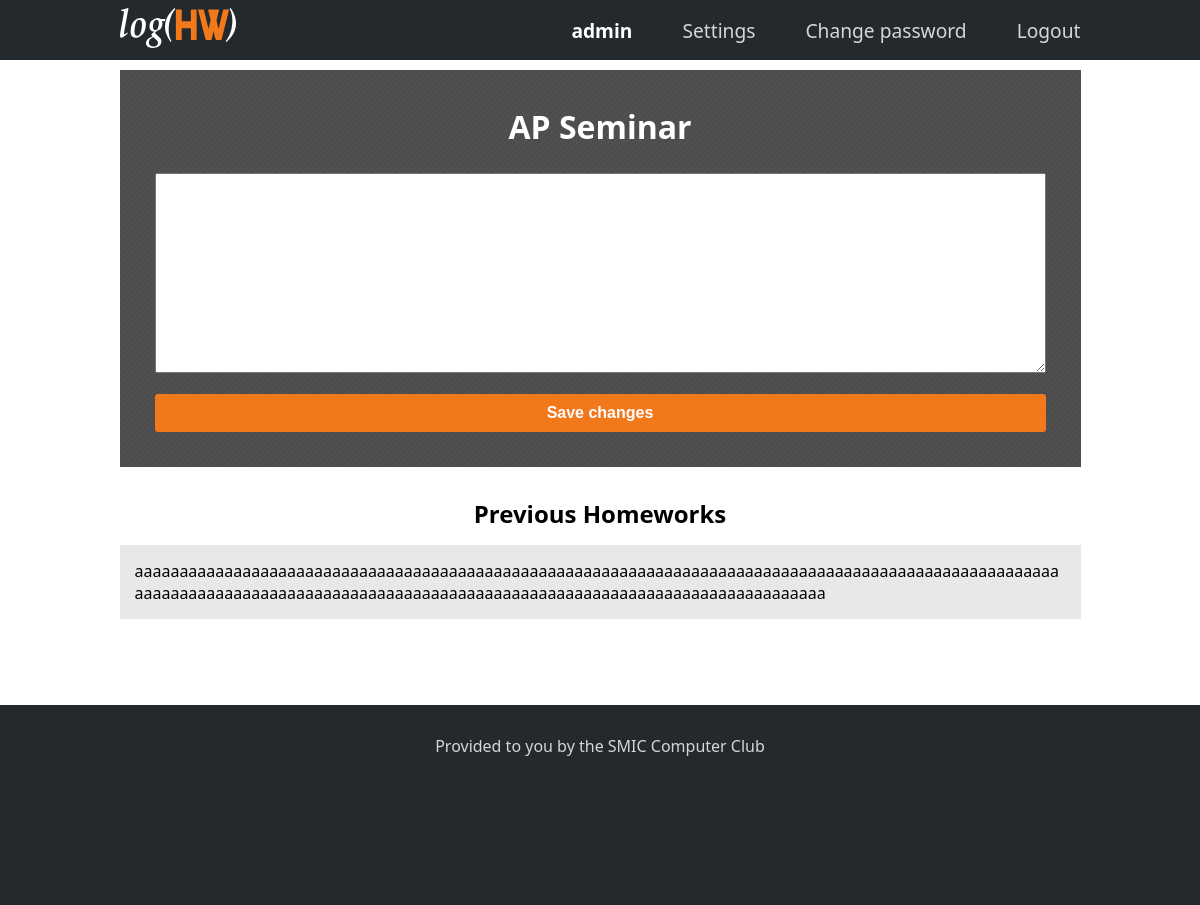
/log/5/ (signed in), run on the app's committed database.
### log/models.py (models this page shows, shortened)
class Course(models.Model):
    course_name = models.CharField(max_length=50)
    students = models.ManyToManyField(User, related_name='courses_joined', blank=True) #creates relationship between the user and course

class Homework(models.Model):
    course = models.ForeignKey(Course, on_delete=models.CASCADE,null=True, blank=True)
    hw_text = models.CharField(max_length=200)
    pub_date = models.DateTimeField('date published')

### log/views.py (the view)
# urls.py: url(r'^(?P<course_id>[0-9]+)/$', views.detail, name='detail'),
def detail(request, course_id): #page to edit hw
    course = get_object_or_404(Course, pk=course_id)
    if request.method == 'POST':
        form = ChangeHWForm(request.POST)
        if form.is_valid():
            course.homework_set.create(hw_text=form.cleaned_data['hw_text'], pub_date=timezone.now())
            return redirect('home')
    else:
        form = ChangeHWForm({'hw':course.get_latest_hw})
    return render(request, 'detail.html', {'form': form,
                                            'course': course,
                                            'latest_hw_list': course.homework_set.order_by('-pub_date')[:5]})

### log/forms.py
class ChangeHWForm(forms.Form): #form to edit hw of a class
    hw_text = forms.CharField(widget=forms.Textarea(attrs={'maxlength': '180'}))

### log/templates/detail.html (shortened to what this page needs)
{% extends 'base.html' %}
{% block content %}
  <div class="content-container">
    <div class="lgn-container detail-container">
      {% if user.is_authenticated %}
        <h1 class="content-heading detail-heading">{{course.course_name}}</h2>
        <form method="post">
          <div class="form-row">
            {% load widget_tweaks %}
            {% render_field form.hw_text class+="hw-textarea" %}
          </div>
          <button type="submit" class="btn orange">Save changes</button>
        </form>
      {% else %}
        <a href="{% url 'login' %}">Login before you can edit! </a>
      {% endif %}
    </div>
    <h2 style="margin-bottom: 15px"> Previous Homeworks </h2>
    {% for homework in latest_hw_list %}
    <div class="extra-hw-box">
      <p>{{homework.hw_text}}</p>
    </div>
    {% endfor %}
  </div>
{% endblock %}

### log/templates/base.html (shortened to what this page needs)
<!DOCTYPE html>
<html lang="en">
<head>
  {% load static %}
  <link rel="stylesheet" href="{% static 'log/style.css' %}" />
  <link rel="stylesheet" href="{% static 'log/stylesheet.css' %}" type="text/css" charset="utf-8" />
</head>
<body>
  <div class='wrapper'>
    <header>
      <div class='menu-container'>
        <a href="{% url 'home' %}">{% load static %}<img src= "{% static 'log/images/logo.svg' %}" class='header-logo'/></a>
        <ul class='menu'>
          {% if user.is_authenticated %}
            <li class='hi-message'><strong>{{ user.username }}</strong></li>
            <li class='menu-text'><a href ="{% url 'configure' %}"> Settings </a></li>
            <li class='menu-text'><a href ="{% url 'change_password' %}"> Change password </a></li>
            <li class='menu-text'><a href="{% url 'logout' %}">Logout</a></li>
          {% else %}
            <li class='menu-text'><a href="{% url 'about' %}">About</a></li>
            <li class='menu-text'><a href="{% url 'signup' %}"> Sign up </a></li>
            <li class='menu-text'><a href="{% url 'login' %}">Login</a></li>
          {% endif %}
        </ul>
      </div>
    </header>
    <main>
      {% block content %}
      {% endblock %}
    </main>
    <div class="push"></div>
  </div>
  <footer>
    <div class="footer-container">
      <p style="text-align: center;"> Provided to you by the SMIC Computer Club </p>
    </div>
  </footer>
</body>
</html>

### log/static/log/style.css (style rules this page uses)
* { margin: 0; padding: 0; box-sizing: border-box; }
body { font-family: "Segoe UI", "Arial", sans-serif; }
html,body { height: 100%; }
main { margin-top: 10px; }
header { display: flex; justify-content: center; align-items: center; width: 100%; height: 100px; padding: 10px; background: #24292E; }
footer { width: 100%; height: 200px; padding: 10px; background: #24292E; margin-top: 10px; }
.push { height: 105px; }
.wrapper { min-height: 100%; margin: 0 auto -105px; }
.footer-container { display: flex; padding: 20px; justify-content: center; color: #d6d6d6; }
.menu-container { display: flex; flex-direction: column; width: 100%; justify-content: space-between; align-items: center; }
.menu { width: 100%; display: flex; justify-content: space-around; align-items: center; }
.header-logo { height: 40px; }
.menu> .menu-text { display: inline; text-align: center; }
.menu> li > a:link, .menu> li > a:visited { color: #d6d6d6; text-decoration: none; }
.menu-text { font-size: 0.93em; }
.hi-message { display: none; }
.content-container { width: 100%; height: auto; display:flex; flex-direction: column; margin: 90px; margin: 0 auto; justify-content: center; align-items: center; }
.content-heading { margin-bottom: 25px; text-align: center; }
.lgn-container { width:100%; max-width: 961px; display: flex; flex-direction: column; justify-content: flex-start; margin-bottom: 30px; padding: 25px 20px; background-color: rgb(204, 204, 204); }
.btn { font-size: 16px; font-weight: bold; color: #FFFFFF; background-color: #5995DA; border: none; border-radius: 3px; padding: 10px 40px; cursor: pointer; width: 100%; }
.orange { background-color: #F2781C; }
.form-row { margin-bottom: 1.3em; display: flex; justify-content: flex-start; flex-direction: row; flex-wrap: wrap; }
.extra-hw-box { display: flex; width: 90%; padding: 15px; background-color: #e8e8e8; margin-bottom: 15px; overflow-wrap: break-word; word-wrap: break-word; word-break: break-word; -ms-hyphens: auto; -moz-hyphens: auto; -webkit-hyphens: auto; hyphens: auto; }
.hw-textarea { padding: 15px; width:100%; height: 200px; font-family: "Segoe UI", sans-serif; }
.detail-container { background-color: #505050; }
.detail-heading { color: white; }
@media only screen and (min-width: 961px) { .menu-container { width: 961px; flex-direction: row; } }
@media only screen and (min-width: 961px) { .hi-message,.menu-text { font-size: 1.2em; } }
@media only screen and (min-width: 961px) { .hi-message { display: inline; color: #FFFFFF; } }
@media only screen and (min-width: 961px) { header { height: 60px; } }
@media only screen and (min-width: 961px) { .menu { width: 550px; justify-content: flex-end; } }
@media only screen and (min-width: 961px) { .extra-hw-box { width: 961px; } }
@media only screen and (min-width: 961px) { .menu>li { margin-right: 50px; } }
@media only screen and (min-width: 961px) { .menu>li:last-of-type { margin-right: 0px; } }
@media only screen and (min-width: 961px) { .lgn-container { padding:35px; } }

### data on the page
Course: course_name "AP Seminar"
Homework: hw_text "aaaaaaaaaaaaaaaaaaaaaaaaaaaaaaaaaaaaaaaaaaaaaaaaaaaaaaaaaaaaaaaaaaaaaaaaaaaaaaaaaaaaaaaaaaaaaaaaaaaaaaaaaaaaaaaaaaaaaaaaaaaaaaaaaaaaaaaaaaaaaaaaaaaaaaaaaaaaaaaaaaaaaaaaaaaaaaaaaaaa"

### other printed values
{{ user.username }} "admin"
